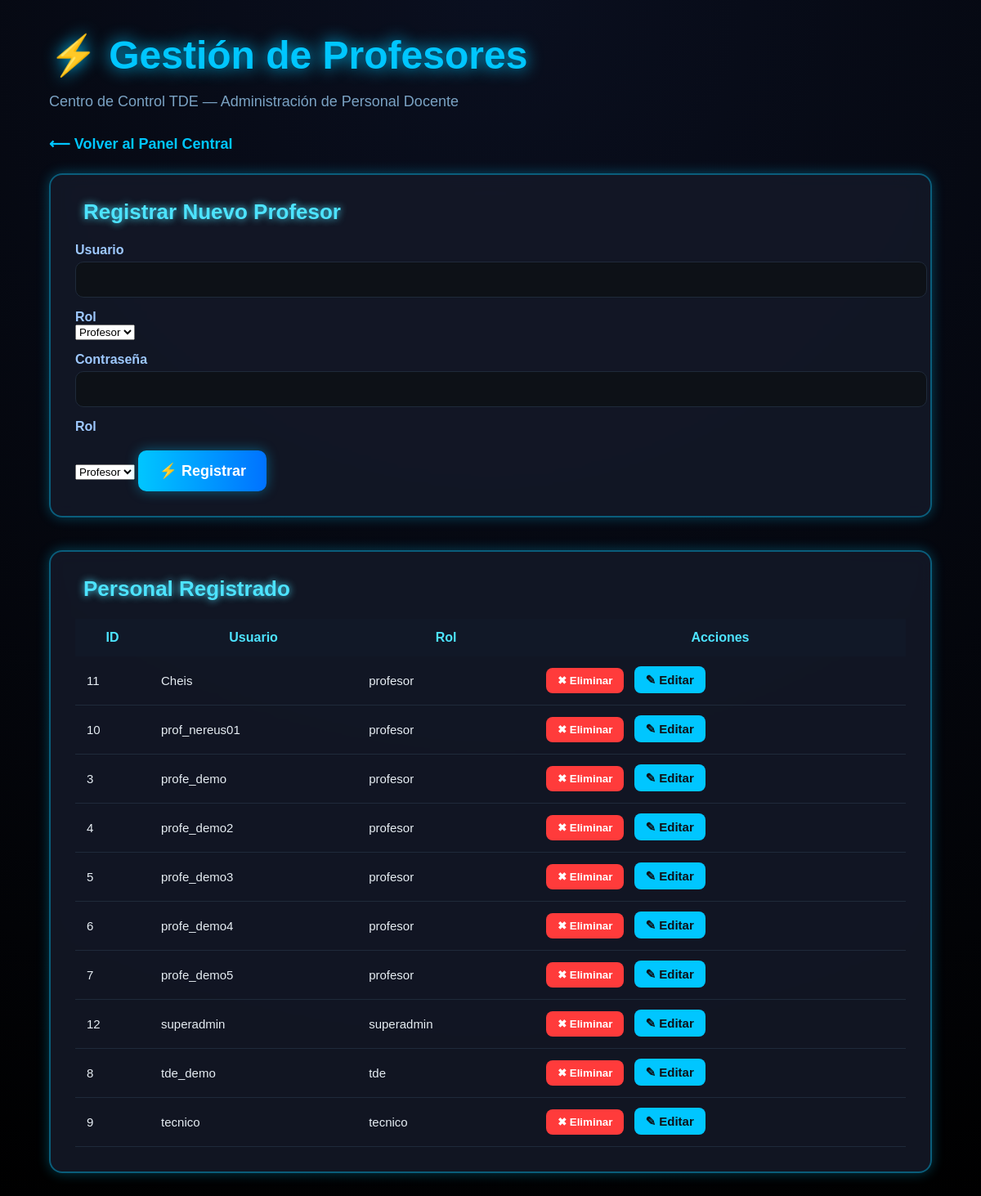
/gestion_profesores (signed in), run on the app's committed database.
### tables this page shows
CREATE TABLE profesores (
    id INTEGER PRIMARY KEY AUTOINCREMENT,
    usuario TEXT UNIQUE NOT NULL,
    password TEXT,
    password_temp TEXT,
    primer_inicio INTEGER DEFAULT 1,
    rol TEXT NOT NULL
, nombre TEXT, email TEXT, centro TEXT, ultimo_acceso TEXT, datos_completados INTEGER DEFAULT 0, centro_id INTEGER DEFAULT 1);

### app.py (the view)
@app.route("/gestion_profesores")
def gestion_profesores():
    if not es_coordinador_o_tde():
        return redirect("/login")
    centro_id = get_centro_id()
    conn = sqlite3.connect("servicioedu.db")
    conn.row_factory = sqlite3.Row
    cur = conn.cursor()
    if centro_id:
        cur.execute("SELECT * FROM profesores WHERE centro_id = ? ORDER BY usuario ASC", (centro_id,))
    else:
        cur.execute("SELECT * FROM profesores ORDER BY usuario ASC")
    profesores = cur.fetchall()
    conn.close()
    return render_template("gestion_profesores.html", profesores=profesores)

### app.py (called while the page is built)
def get_centro_id():
    return session.get("centro_id")

def es_coordinador_o_tde():
    if "coordinador_id" in session:
        return True
    if "profesor_id" in session and "tde" in session.get("roles", []):
        return True
    return False

### templates/gestion_profesores.html (shortened to what this page needs)
<!DOCTYPE html>
<html lang="es">
<head>
    <link rel="stylesheet" href="/static/css/tde_epic.css">
</head>
<body>
<div class="container">
    <h1 class="titulo">⚡ Gestión de Profesores</h1>
    <p class="subtitulo">Centro de Control TDE — Administración de Personal Docente</p>
    <a href="/panel_tde" class="btn-volver">⟵ Volver al Panel Central</a>
    <div class="card neon-border">
        <h2> Registrar Nuevo Profesor</h2>
        <form action="/add_profesor" method="POST" class="formulario">
            <label>Usuario</label>
            <input type="text" name="usuario" required>
            <label>Rol</label>
            <select name="rol" required>
                <option value="profesor">Profesor</option>
            </select>
            <label>Contraseña</label>
            <input type="password" name="password" required>
            <label>Rol</label>
            <select name="rol" required>
                <option value="profesor">Profesor</option>
            </select>
            <button class="btn-guardar">⚡ Registrar</button>
        </form>
    </div>
    <div class="card neon-border">
        <h2> Personal Registrado</h2>
        <table class="tabla">
            <thead>
                <tr>
                    <th>ID</th>
                    <th>Usuario</th>
                    <th>Rol</th>
                    <th>Acciones</th>
                </tr>
            </thead>
            <tbody>
                {% for p in profesores %}
                <tr>
                    <td>{{ p.id }}</td>
                    <td>{{ p.usuario }}</td>
                    <td>{{ p.rol }}</td>
                    <td>
                        <form action="/delete_profesor" method="POST" style="display:inline;">
                            <button class="btn-eliminar">✖ Eliminar</button>
                        </form>
                        <a href="/editar_profesor?id={{ p.id }}" class="btn-editar">✎ Editar</a>
                    </td>
                </tr>
                {% endfor %}
            </tbody>
        </table>
    </div>
</div>
</body>
</html>

### static/css/tde_epic.css (style rules this page uses)
body { background: radial-gradient(circle at top, #0a0f1f, #000000); font-family: 'Poppins', sans-serif; margin: 0; padding: 0; color: #e6edf3; }
.container { width: 90%; max-width: 1200px; margin: 40px auto; }
.titulo { font-size: 48px; font-weight: 800; color: #00c6ff; text-shadow: 0 0 20px #00c6ff; margin-bottom: 5px; }
.subtitulo { color: #7aa2c3; margin-bottom: 30px; font-size: 18px; }
.btn-volver { display: inline-block; margin-bottom: 25px; color: #00c6ff; text-decoration: none; font-weight: bold; font-size: 18px; transition: 0.2s; }
.card { background: rgba(20, 25, 40, 0.85); padding: 30px; border-radius: 16px; margin-bottom: 40px; backdrop-filter: blur(10px); box-shadow: 0 0 25px rgba(0, 200, 255, 0.15); }
.neon-border { border: 2px solid rgba(0, 200, 255, 0.4); box-shadow: 0 0 15px rgba(0, 200, 255, 0.3); }
.card h2 { margin-top: 0; color: #4de3ff; font-size: 26px; text-shadow: 0 0 10px #4de3ff; display: flex; align-items: center; gap: 10px; }
.formulario label { display: block; margin-top: 15px; font-weight: 600; color: #9ec9ff; }
.formulario input { width: 100%; padding: 12px; margin-top: 5px; border-radius: 10px; border: 1px solid #1f2a3a; background: #0d1117; color: #e6edf3; font-size: 16px; }
.btn-guardar { margin-top: 20px; background: linear-gradient(90deg, #00c6ff, #0072ff); color: white; padding: 14px 25px; border: none; border-radius: 10px; cursor: pointer; font-weight: bold; font-size: 18px; box-shadow: 0 0 15px rgba(0, 200, 255, 0.4); transition: 0.2s; }
.tabla { width: 100%; border-collapse: collapse; margin-top: 20px; }
.tabla th { background: #111827; color: #4de3ff; padding: 14px; font-size: 16px; }
.tabla td { padding: 14px; border-bottom: 1px solid #1f2a3a; font-size: 15px; }
.btn-eliminar { background: #ff3b3b; color: white; padding: 8px 14px; border: none; border-radius: 8px; cursor: pointer; font-weight: bold; transition: 0.2s; }
.btn-editar { background: #00c6ff; color: #0d1117; padding: 8px 14px; border-radius: 8px; text-decoration: none; margin-left: 8px; font-weight: bold; transition: 0.2s; }

### data on the page
profesores: id "11", usuario "Cheis", rol "profesor"
profesores: id "10", usuario "prof_nereus01", rol "profesor"
profesores: id "3", usuario "profe_demo", rol "profesor"
profesores: id "4", usuario "profe_demo2", rol "profesor"
profesores: id "5", usuario "profe_demo3", rol "profesor"
profesores: id "6", usuario "profe_demo4", rol "profesor"
profesores: id "7", usuario "profe_demo5", rol "profesor"
profesores: id "12", usuario "superadmin", rol "superadmin"
profesores: id "8", usuario "tde_demo", rol "tde"
profesores: id "9", usuario "tecnico", rol "tecnico"
